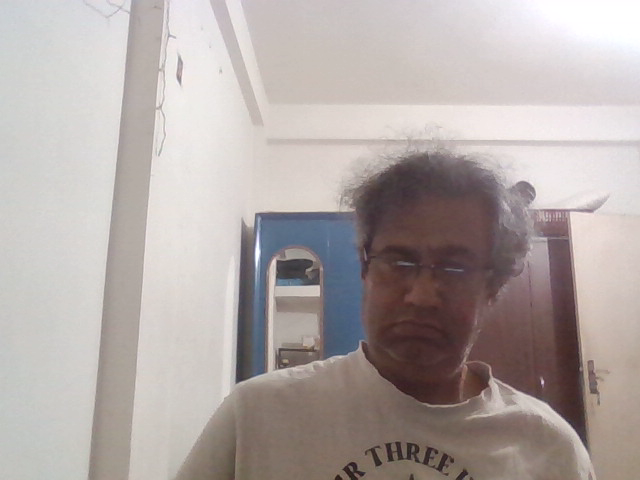
#> input picture uploads/1729781545897.jpg, 640 x 480 px, found by its file name
$ python fc.py
#> lines starting #> are read from the running program, lines starting #| are printed output that depends on the picture
import cv2
import numpy as np

def compare_faces(image1_path, image2_path):
    # Load the images
#> called with image1_path = 'uploads/1729781545897.jpg', image2_path = 'uploads/1729705502870.jpg'
    image1 = cv2.imread(image1_path)
#> image1 is the input picture: shape (480, 640, 3); mean B, G, R 166.2, 168.7, 177.9
    image2 = cv2.imread(image2_path)
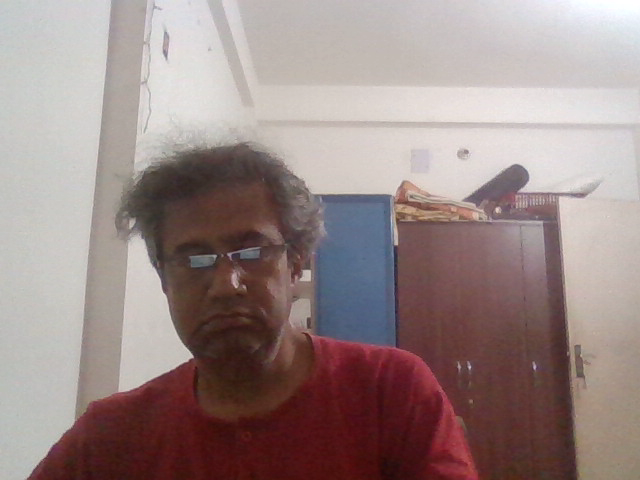
#> input picture uploads/1729705502870.jpg, 640 x 480 px, found by its file name
#> image2 is the input picture: shape (480, 640, 3); mean B, G, R 134.6, 136.4, 154.3

    # Convert images to grayscale for face detection
    gray1 = cv2.cvtColor(image1, cv2.COLOR_BGR2GRAY)
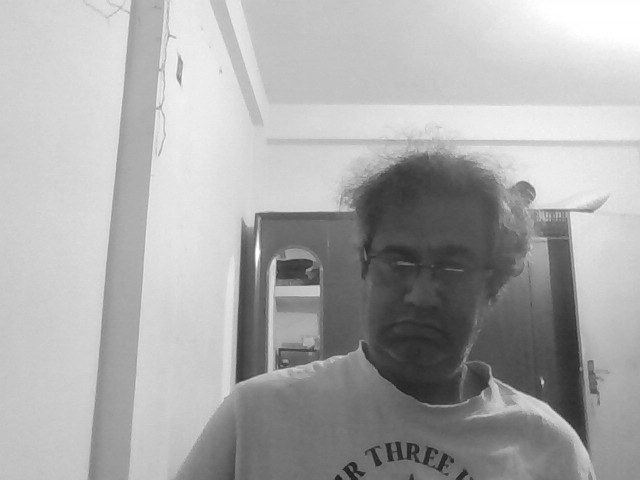
#> gray1: shape (480, 640); min 25, max 255, mean 171.1
    gray2 = cv2.cvtColor(image2, cv2.COLOR_BGR2GRAY)
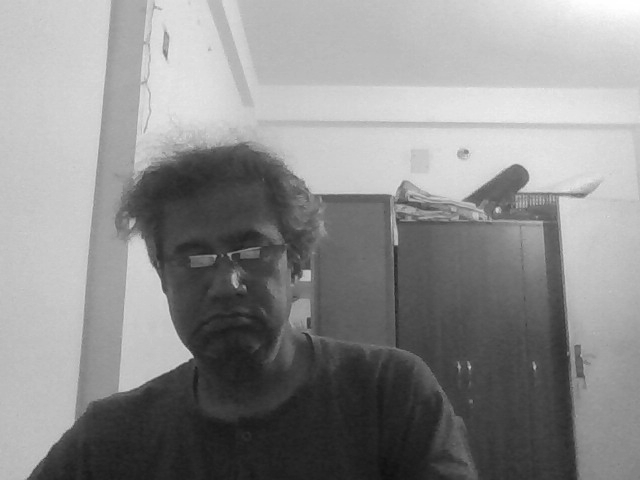
#> gray2: shape (480, 640); min 16, max 255, mean 141.5

    # Load Haar Cascade for face detection
    face_cascade = cv2.CascadeClassifier(cv2.data.haarcascades + 'haarcascade_frontalface_default.xml')

    # Detect faces in the images
    faces1 = face_cascade.detectMultiScale(gray1, scaleFactor=1.1, minNeighbors=5)
#> faces1 = [[227, 309, 127, 127], [343, 202, 162, 162]]
    faces2 = face_cascade.detectMultiScale(gray2, scaleFactor=1.1, minNeighbors=5)
#> faces2 = ()

    if len(faces1) == 0 or len(faces2) == 0:
        print("No faces detected in one or both images.")
        return

    # Crop the first detected face from both images
    x, y, w, h = faces1[0]
    face1 = gray1[y:y+h, x:x+w]

    x, y, w, h = faces2[0]
    face2 = gray2[y:y+h, x:x+w]

    # Resize both faces to the same size
    face1 = cv2.resize(face1, (100, 100))
    face2 = cv2.resize(face2, (100, 100))

    # Compare faces using histogram correlation
    hist1 = cv2.calcHist([face1], [0], None, [256], [0, 256])
    hist2 = cv2.calcHist([face2], [0], None, [256], [0, 256])

    # Normalize histograms
    cv2.normalize(hist1, hist1)
    cv2.normalize(hist2, hist2)

    # Compare histograms using correlation
    similarity = cv2.compareHist(hist1, hist2, cv2.HISTCMP_CORREL)

    print(f"Face similarity score (higher is more similar): {similarity:.2f}")
    if similarity > 0.5:
        print("The faces are similar!")
    else:
        print("The faces are not similar.")

# Example usage
image1_path = "uploads/1729781545897.jpg"
image2_path = "uploads/1729705502870.jpg"
compare_faces(image1_path, image2_path)
